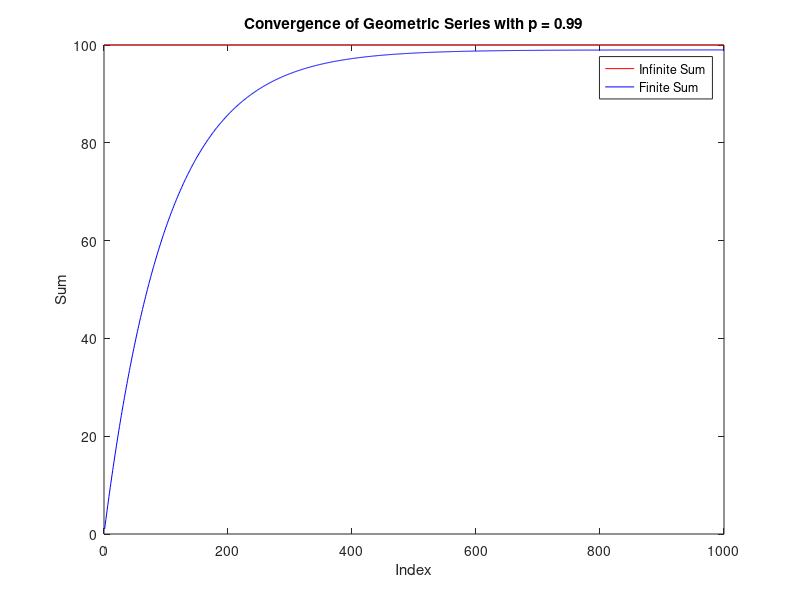
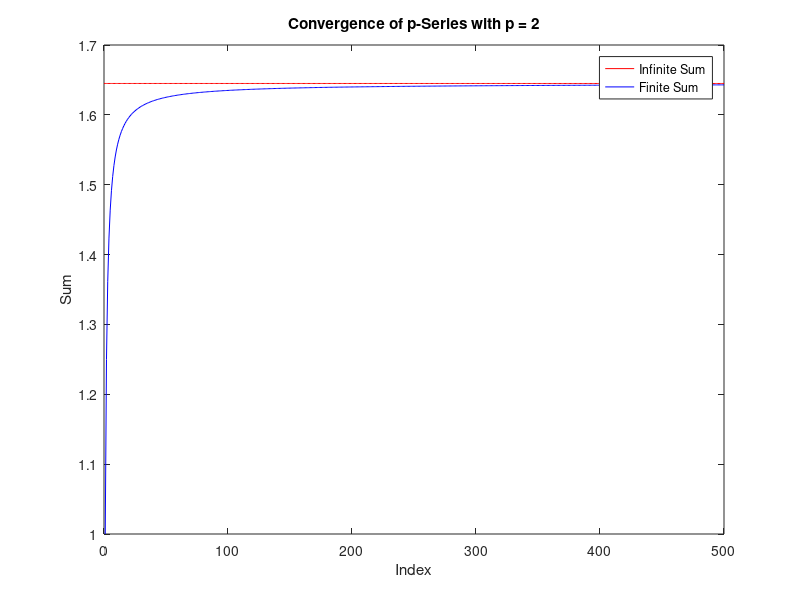

Write the MATLAB code that produced these figures, in order.
clear all;

p = 0.99;
k = 1:1000;

% Elementwise calculation
geomSeries = p .^ k;

G = 1 / (1-p);

figure;
plot(linspace(0, max(k), 1000), G * ones([1, 1000]), 'r');

hold on;

plot(k, cumsum(geomSeries), 'b');

hold off;

xlabel('Index');
ylabel('Sum');
title('Convergence of Geometric Series with p = 0.99');

legend('Infinite Sum', 'Finite Sum');

p = 2;
n = 1:500;

% Elementwise calculation
pSeries = n .^ (-p);

P = pi^2 / 6;

figure;
plot(linspace(0, max(n), 500), P * ones([1, 500]), 'r');

hold on;

plot(n, cumsum(pSeries), 'b');

hold off;

xlabel('Index');
ylabel('Sum');
title('Convergence of p-Series with p = 2');

legend('Infinite Sum', 'Finite Sum');